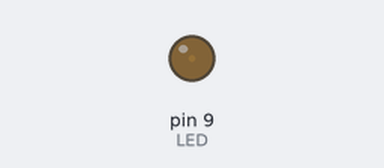
Recording of a sketch running on a simulated Arduino Uno, built with avr-gcc and run on an emulated ATmega328P. Parts: output pins drawn as LEDs (lit = HIGH).

Above: at 0.05 s.
At 1.15 s:
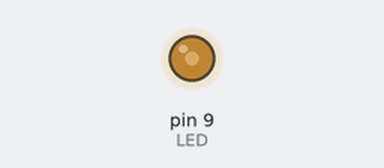
At 2.3 s:
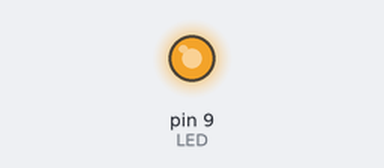
At 4.6 s:
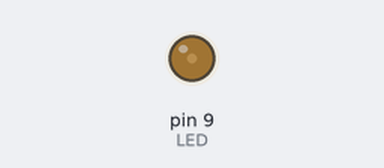
Timing chart, 0 to 6.7 s (numbered marks = the images above):
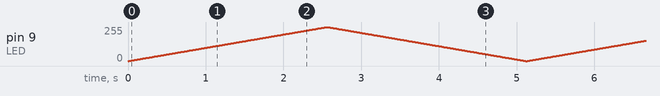

The sketch:

led_pwm.ino
```cpp
const int LED=9;

void setup() {
  // put your setup code here, to run once:
  pinMode (LED, OUTPUT);

}

void loop() {
  // put your main code here, to run repeatedly:

  //fade in
  for (int i=0; i<256; i++)
  {
    analogWrite(LED, i); //write value from 0 - 255
    delay(10); //then delay by 10
  }

  //fade out
  for (int i=255; i>=0; i--)
  {
    analogWrite(LED, i); //now go the other way around
    delay(10);
  }

}
```
